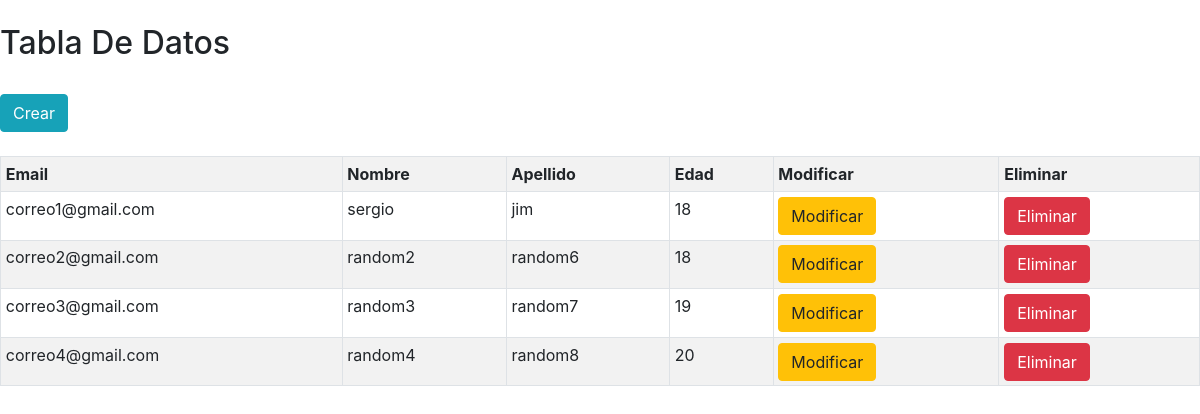
The page /view/ver.php on the database its author committed.
### tables this page shows
CREATE TABLE `alumnos` (
  `email` varchar(45) NOT NULL,
  `nombre` varchar(45) NOT NULL,
  `apellido` varchar(45) NOT NULL,
  `edad` int(100) NOT NULL
);

### view/ver.php (the view, shortened to what this page needs)
<!DOCTYPE html>
<html lang="en">
<head>
    <link rel="stylesheet" href="https://stackpath.bootstrapcdn.com/bootstrap/4.4.1/css/bootstrap.min.css">
</head>
<body>
    <?php
        include '../services/conexion.php';
        $sentencia=$pdo->prepare("SELECT * FROM alumnos");
        $sentencia->execute();
    ?>
    <br><h2>Tabla De Datos</h2>
    <br/><a href='../process/formulario_insertar.php' class="btn btn-info">Crear</a><br><br>
    <table class="table table-striped table-bordered table-sm">
        <tr class="active">
            <th>Email</th>
            <th>Nombre</th>
            <th>Apellido</th>
            <th>Edad</th>
            <th>Modificar</th>
            <th>Eliminar</th>
        </tr>
        <?php
            $listaProductos=$sentencia->fetchAll(PDO::FETCH_ASSOC);
            foreach($listaProductos as $registro){
            ?>
            <tr>
                <td><?php echo "{$registro['email']}";?></td>
                <td><?php echo "{$registro['nombre']}";?></td>
                <td><?php echo "{$registro['apellido']}";?></td>
                <td><?php echo "{$registro['edad']}"?></td>
                <form method="GET" action="../process/formulario_actualizar.php">
                    <td><input type='submit' value='Modificar' onclick="return confirm('¿Quieres ir a modificar?')" class="btn btn-warning"></td>
                </form>
                <form method="GET" action="../process/eliminar.php">
                    <td>
                        <input type='submit' value='Eliminar' onclick="return confirm('¿Quieres ir a eliminar?')" class="btn btn-danger">
                    </td>
                </form>
            </tr>
        <?php } ?>
    </table>
</body>
</html>

### rows shown on the page
alumnos: email "correo1@gmail.com", nombre "sergio", apellido "jim", edad "18"
alumnos: email "correo2@gmail.com", nombre "random2", apellido "random6", edad "18"
alumnos: email "correo3@gmail.com", nombre "random3", apellido "random7", edad "19"
alumnos: email "correo4@gmail.com", nombre "random4", apellido "random8", edad "20"
